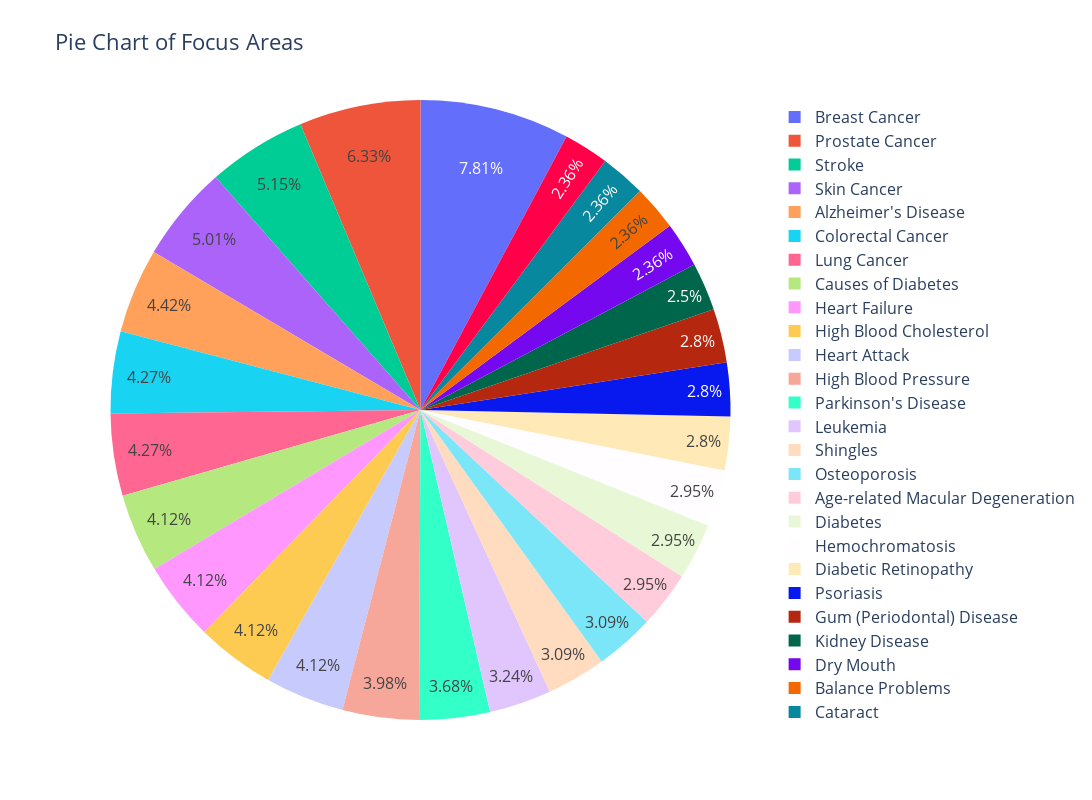

The cell this chart's notebook holds for it:
### Code cell
import pandas as pd
import plotly.graph_objects as go

value_counts = df['focus_area'].value_counts()
result = value_counts[value_counts > 15]

fig = go.Figure(data=[go.Pie(labels=result.index, values=result.values)])
fig.update_layout(title='Pie Chart of Focus Areas', width=1200, height=800, font=dict(size=16))
fig.show()

### Figure 1 — Plotly figure (JSON) as saved in the notebook; plotly's stock layout.template omitted (floating-point values rounded to 4 significant figures)
{"data": [{"labels": ["Breast Cancer", "Prostate Cancer", "Stroke", "Skin Cancer", "Alzheimer's Disease", "Colorectal Cancer", "Lung Cancer", "Causes of Diabetes", "Heart Failure", "High Blood Cholesterol", "Heart Attack", "High Blood Pressure", "Parkinson's Disease", "Leukemia", "Shingles", "Osteoporosis", "Age-related Macular Degeneration", "Diabetes", "Hemochromatosis", "Diabetic Retinopathy", "Psoriasis", "Gum (Periodontal) Disease", "Kidney Disease", "Dry Mouth", "Balance Problems", "Cataract", "COPD"], "type": "pie", "values": [53, 43, 35, 34, 30, 29, 29, 28, 28, 28, 28, 27, 25, 22, 21, 21, 20, 20, 20, 19, 19, 19, 17, 16, 16, 16, 16]}], "layout": {"font": {"size": 16}, "height": 800, "title": {"text": "Pie Chart of Focus Areas"}, "width": 1200}}
